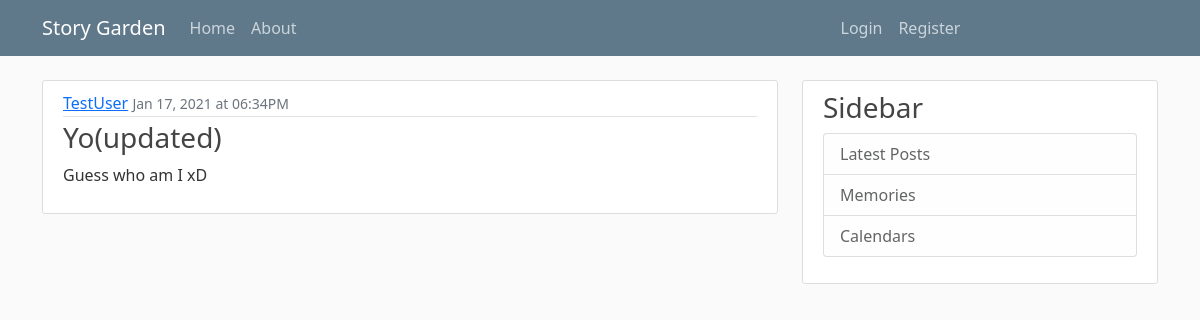
Screenshot of /post/2 with the database file from the repository.
### flaskstorysharing/models.py (models this page shows, shortened)
class User(db.Model, UserMixin):
    id = db.Column(db.Integer, primary_key=True)
    username = db.Column(db.String(20), unique=True, nullable=False)
    email = db.Column(db.String(120), unique=True, nullable=False)
    password = db.Column(db.String(60), nullable=False)
    posts = db.relationship('Post', backref='author', lazy=True)

class Post(db.Model):
    id = db.Column(db.Integer, primary_key=True)
    title = db.Column(db.String(100), nullable=False)
    date_posted = db.Column(db.DateTime, nullable=False,
                            default=datetime.now)
    content = db.Column(db.Text, nullable=False)
    user_id = db.Column(db.Integer, db.ForeignKey('user.id'), nullable=False)

### flaskstorysharing/routes.py (the view)
@app.route('/post/<int:post_id>')
def post(post_id):
    post = Post.query.get_or_404(post_id)
    return render_template('post.html',title=post.title, post=post)

### flaskstorysharing/templates/post.html (shortened to what this page needs)
{% extends "layout.html" %}
{% block content %}
    <article class="media content-section">
        <div class="media-body">
            <div class="article-metadata">
                <a class="mr-2" href="{{'user_posts', post.author.username}}">{{ post.author.username }}</a>
                <small class="text-muted">{{ post.date_posted.strftime('%b %d, %Y')}} at {{ post.date_posted.strftime('%I')}}:{{ post.date_posted.strftime('%M')}}{{ post.date_posted.strftime('%p') }}</small>
            </div>
            <h3 class="article-title">{{ post.title }}</h3>
            <p class="article-content">{{ post.content }}</p>
        </div>
    </article>
{% endblock content %}

### flaskstorysharing/static/main.css (style rules this page uses)
body { background: #fafafa; color: #333333; margin-top: 5rem; }
h1, h2, h3, h4, h5, h6 { color: #444444; }
.content-section { background: #ffffff; padding: 10px 20px; border: 1px solid #dddddd; border-radius: 3px; margin-bottom: 20px; }
.article-title { color: #444444; }
.article-content { white-space: pre-line; }
.article-metadata { padding-bottom: 1px; margin-bottom: 4px; border-bottom: 1px solid #e3e3e3; }

### rows the page displays
User: author.username "TestUser"
Post: date_posted "Jan 17, 2021", date_posted "06", date_posted "34", date_posted "PM", title "Yo(updated)", content "Guess who am I xD"
